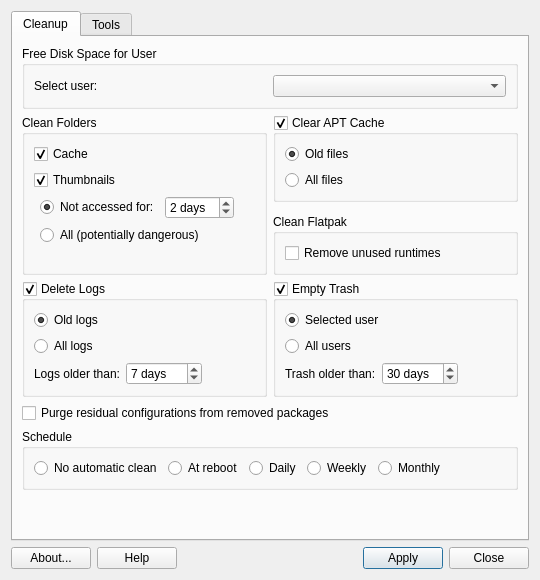
<?xml version="1.0" encoding="UTF-8"?>
<ui version="4.0">
 <class>MainWindow</class>
 <widget class="QDialog" name="MainWindow">
  <property name="geometry">
   <rect>
    <x>0</x>
    <y>0</y>
    <width>540</width>
    <height>580</height>
   </rect>
  </property>
  <property name="windowTitle">
   <string>Linux Cleaner</string>
  </property>
  <layout class="QVBoxLayout">
   <item>
    <widget class="QTabWidget" name="tabWidget">
     <property name="currentIndex">
      <number>0</number>
     </property>
     <widget class="QWidget" name="tabMain">
      <attribute name="title">
       <string>Cleanup</string>
      </attribute>
      <layout class="QGridLayout" name="mainTabLayout">
       <item row="6" column="1">
        <widget class="QGroupBox" name="groupBoxTrash">
         <property name="sizePolicy">
          <sizepolicy hsizetype="Expanding" vsizetype="Preferred">
           <horstretch>0</horstretch>
           <verstretch>0</verstretch>
          </sizepolicy>
         </property>
         <property name="title">
          <string>Empty Trash</string>
         </property>
         <property name="checkable">
          <bool>true</bool>
         </property>
         <layout class="QGridLayout">
          <item row="2" column="0">
           <widget class="QLabel" name="labelTrashOlder">
            <property name="text">
             <string>Trash older than:</string>
            </property>
           </widget>
          </item>
          <item row="1" column="0" colspan="3">
           <widget class="QRadioButton" name="radioAllUsers">
            <property name="sizePolicy">
             <sizepolicy hsizetype="Expanding" vsizetype="Fixed">
              <horstretch>0</horstretch>
              <verstretch>0</verstretch>
             </sizepolicy>
            </property>
            <property name="text">
             <string>All users</string>
            </property>
            <attribute name="buttonGroup">
             <string notr="true">buttonGroupTrash</string>
            </attribute>
           </widget>
          </item>
          <item row="2" column="2">
           <spacer>
            <property name="orientation">
             <enum>Qt::Horizontal</enum>
            </property>
            <property name="sizeHint" stdset="0">
             <size>
              <width>0</width>
              <height>0</height>
             </size>
            </property>
           </spacer>
          </item>
          <item row="0" column="0" colspan="3">
           <widget class="QRadioButton" name="radioSelectedUser">
            <property name="sizePolicy">
             <sizepolicy hsizetype="Expanding" vsizetype="Fixed">
              <horstretch>0</horstretch>
              <verstretch>0</verstretch>
             </sizepolicy>
            </property>
            <property name="autoFillBackground">
             <bool>false</bool>
            </property>
            <property name="text">
             <string>Selected user</string>
            </property>
            <property name="checked">
             <bool>true</bool>
            </property>
            <attribute name="buttonGroup">
             <string notr="true">buttonGroupTrash</string>
            </attribute>
           </widget>
          </item>
          <item row="2" column="1">
           <widget class="QSpinBox" name="spinBoxTrash">
            <property name="suffix">
             <string> days</string>
            </property>
            <property name="maximum">
             <number>365</number>
            </property>
            <property name="value">
             <number>30</number>
            </property>
           </widget>
          </item>
         </layout>
        </widget>
       </item>
       <item row="4" column="1">
        <widget class="QGroupBox" name="groupBoxFlatpak">
         <property name="sizePolicy">
          <sizepolicy hsizetype="Expanding" vsizetype="Preferred">
           <horstretch>0</horstretch>
           <verstretch>0</verstretch>
          </sizepolicy>
         </property>
         <property name="title">
          <string>Clean Flatpak</string>
         </property>
         <layout class="QVBoxLayout">
          <item>
           <widget class="QCheckBox" name="checkFlatpak">
            <property name="text">
             <string>Remove unused runtimes</string>
            </property>
           </widget>
          </item>
         </layout>
        </widget>
       </item>
       <item row="8" column="0" colspan="2">
        <widget class="QGroupBox" name="groupBoxSchedule">
         <property name="title">
          <string>Schedule</string>
         </property>
         <property name="checkable">
          <bool>false</bool>
         </property>
         <property name="checked">
          <bool>false</bool>
         </property>
         <layout class="QHBoxLayout">
          <item>
           <widget class="QRadioButton" name="radioNone">
            <property name="text">
             <string>No automatic clean</string>
            </property>
           </widget>
          </item>
          <item>
           <widget class="QRadioButton" name="radioReboot">
            <property name="text">
             <string>At reboot</string>
            </property>
           </widget>
          </item>
          <item>
           <widget class="QRadioButton" name="radioDaily">
            <property name="text">
             <string>Daily</string>
            </property>
           </widget>
          </item>
          <item>
           <widget class="QRadioButton" name="radioWeekly">
            <property name="text">
             <string>Weekly</string>
            </property>
           </widget>
          </item>
          <item>
           <widget class="QRadioButton" name="radioMonthly">
            <property name="text">
             <string>Monthly</string>
            </property>
           </widget>
          </item>
          <item>
           <spacer>
            <property name="orientation">
             <enum>Qt::Horizontal</enum>
            </property>
            <property name="sizeHint" stdset="0">
             <size>
              <width>0</width>
              <height>0</height>
             </size>
            </property>
           </spacer>
          </item>
         </layout>
        </widget>
       </item>
       <item row="2" column="1">
        <widget class="QGroupBox" name="groupBoxApt">
         <property name="sizePolicy">
          <sizepolicy hsizetype="Expanding" vsizetype="Preferred">
           <horstretch>0</horstretch>
           <verstretch>0</verstretch>
          </sizepolicy>
         </property>
         <property name="title">
          <string>Clear APT Cache</string>
         </property>
         <property name="checkable">
          <bool>true</bool>
         </property>
         <layout class="QVBoxLayout">
          <item>
           <widget class="QRadioButton" name="radioAutoClean">
            <property name="sizePolicy">
             <sizepolicy hsizetype="Expanding" vsizetype="Fixed">
              <horstretch>0</horstretch>
              <verstretch>0</verstretch>
             </sizepolicy>
            </property>
            <property name="text">
             <string>Old files</string>
            </property>
            <property name="checked">
             <bool>true</bool>
            </property>
            <attribute name="buttonGroup">
             <string notr="true">buttonGroupApt</string>
            </attribute>
           </widget>
          </item>
          <item>
           <widget class="QRadioButton" name="radioClean">
            <property name="sizePolicy">
             <sizepolicy hsizetype="Expanding" vsizetype="Fixed">
              <horstretch>0</horstretch>
              <verstretch>0</verstretch>
             </sizepolicy>
            </property>
            <property name="text">
             <string>All files</string>
            </property>
            <attribute name="buttonGroup">
             <string notr="true">buttonGroupApt</string>
            </attribute>
           </widget>
          </item>
         </layout>
        </widget>
       </item>
       <item row="6" column="0">
        <widget class="QGroupBox" name="groupBoxLogs">
         <property name="sizePolicy">
          <sizepolicy hsizetype="Expanding" vsizetype="Preferred">
           <horstretch>0</horstretch>
           <verstretch>0</verstretch>
          </sizepolicy>
         </property>
         <property name="title">
          <string>Delete Logs</string>
         </property>
         <property name="checkable">
          <bool>true</bool>
         </property>
         <layout class="QGridLayout">
          <item row="1" column="0">
           <widget class="QRadioButton" name="radioAllLogs">
            <property name="sizePolicy">
             <sizepolicy hsizetype="Expanding" vsizetype="Fixed">
              <horstretch>0</horstretch>
              <verstretch>0</verstretch>
             </sizepolicy>
            </property>
            <property name="text">
             <string>All logs</string>
            </property>
            <property name="checked">
             <bool>false</bool>
            </property>
            <property name="autoExclusive">
             <bool>true</bool>
            </property>
            <attribute name="buttonGroup">
             <string notr="true">buttonGroupLogs</string>
            </attribute>
           </widget>
          </item>
          <item row="2" column="1">
           <widget class="QSpinBox" name="spinBoxLogs">
            <property name="suffix">
             <string> days</string>
            </property>
            <property name="prefix">
             <string/>
            </property>
            <property name="minimum">
             <number>0</number>
            </property>
            <property name="maximum">
             <number>365</number>
            </property>
            <property name="value">
             <number>7</number>
            </property>
           </widget>
          </item>
          <item row="2" column="2">
           <spacer>
            <property name="orientation">
             <enum>Qt::Horizontal</enum>
            </property>
            <property name="sizeHint" stdset="0">
             <size>
              <width>0</width>
              <height>0</height>
             </size>
            </property>
           </spacer>
          </item>
          <item row="2" column="0">
           <widget class="QLabel" name="labelLogsOlder">
            <property name="text">
             <string>Logs older than:</string>
            </property>
           </widget>
          </item>
          <item row="0" column="0">
           <widget class="QRadioButton" name="radioOldLogs">
            <property name="sizePolicy">
             <sizepolicy hsizetype="Expanding" vsizetype="Fixed">
              <horstretch>0</horstretch>
              <verstretch>0</verstretch>
             </sizepolicy>
            </property>
            <property name="text">
             <string>Old logs</string>
            </property>
            <property name="checked">
             <bool>true</bool>
            </property>
            <property name="autoExclusive">
             <bool>true</bool>
            </property>
            <attribute name="buttonGroup">
             <string notr="true">buttonGroupLogs</string>
            </attribute>
           </widget>
          </item>
         </layout>
        </widget>
       </item>
       <item row="2" column="0" rowspan="3">
        <widget class="QGroupBox" name="groupBoxFolders">
         <property name="sizePolicy">
          <sizepolicy hsizetype="Expanding" vsizetype="Preferred">
           <horstretch>0</horstretch>
           <verstretch>0</verstretch>
          </sizepolicy>
         </property>
         <property name="title">
          <string>Clean Folders</string>
         </property>
         <layout class="QGridLayout">
          <item row="0" column="0" colspan="4">
           <widget class="QCheckBox" name="checkCache">
            <property name="sizePolicy">
             <sizepolicy hsizetype="Expanding" vsizetype="Fixed">
              <horstretch>0</horstretch>
              <verstretch>0</verstretch>
             </sizepolicy>
            </property>
            <property name="text">
             <string>Cache</string>
            </property>
            <property name="checked">
             <bool>true</bool>
            </property>
           </widget>
          </item>
          <item row="4" column="2">
           <spacer>
            <property name="orientation">
             <enum>Qt::Vertical</enum>
            </property>
            <property name="sizeHint" stdset="0">
             <size>
              <width>0</width>
              <height>0</height>
             </size>
            </property>
           </spacer>
          </item>
          <item row="1" column="0" colspan="4">
           <widget class="QCheckBox" name="checkThumbs">
            <property name="sizePolicy">
             <sizepolicy hsizetype="Expanding" vsizetype="Fixed">
              <horstretch>0</horstretch>
              <verstretch>0</verstretch>
             </sizepolicy>
            </property>
            <property name="text">
             <string>Thumbnails</string>
            </property>
            <property name="checked">
             <bool>true</bool>
            </property>
           </widget>
          </item>
          <item row="2" column="3">
           <spacer>
            <property name="orientation">
             <enum>Qt::Horizontal</enum>
            </property>
            <property name="sizeHint" stdset="0">
             <size>
              <width>0</width>
              <height>0</height>
             </size>
            </property>
           </spacer>
          </item>
          <item row="2" column="1">
           <widget class="QRadioButton" name="radioSaferCache">
            <property name="text">
             <string>Not accessed for:</string>
            </property>
            <property name="checked">
             <bool>true</bool>
            </property>
           </widget>
          </item>
          <item row="2" column="2">
           <widget class="QSpinBox" name="spinCache">
            <property name="suffix">
             <string> days</string>
            </property>
            <property name="minimum">
             <number>1</number>
            </property>
            <property name="value">
             <number>2</number>
            </property>
           </widget>
          </item>
          <item row="3" column="1" colspan="2">
           <widget class="QRadioButton" name="radioAllCache">
            <property name="text">
             <string>All (potentially dangerous)</string>
            </property>
           </widget>
          </item>
         </layout>
        </widget>
       </item>
       <item row="0" column="0" colspan="2">
        <widget class="QGroupBox" name="groupBoxUser">
         <property name="sizePolicy">
          <sizepolicy hsizetype="Expanding" vsizetype="Preferred">
           <horstretch>0</horstretch>
           <verstretch>0</verstretch>
          </sizepolicy>
         </property>
         <property name="title">
          <string>Free Disk Space for User</string>
         </property>
         <layout class="QHBoxLayout">
          <item>
           <widget class="QLabel" name="labelUserClean">
            <property name="sizePolicy">
             <sizepolicy hsizetype="Expanding" vsizetype="Preferred">
              <horstretch>0</horstretch>
              <verstretch>0</verstretch>
             </sizepolicy>
            </property>
            <property name="toolTip">
             <string>Select user to repair</string>
            </property>
            <property name="text">
             <string>Select user:</string>
            </property>
           </widget>
          </item>
          <item>
           <widget class="QComboBox" name="comboUserClean">
            <property name="sizePolicy">
             <sizepolicy hsizetype="Expanding" vsizetype="Minimum">
              <horstretch>0</horstretch>
              <verstretch>0</verstretch>
             </sizepolicy>
            </property>
            <property name="toolTip">
             <string>Select user to repair</string>
            </property>
           </widget>
          </item>
         </layout>
        </widget>
       </item>
       <item row="9" column="0" colspan="2">
        <spacer>
         <property name="orientation">
          <enum>Qt::Vertical</enum>
         </property>
         <property name="sizeHint" stdset="0">
          <size>
           <width>0</width>
           <height>0</height>
          </size>
         </property>
        </spacer>
       </item>
       <item row="10" column="0">
        <spacer name="verticalSpacer">
         <property name="orientation">
          <enum>Qt::Vertical</enum>
         </property>
         <property name="sizeHint" stdset="0">
          <size>
           <width>20</width>
           <height>0</height>
          </size>
         </property>
        </spacer>
       </item>
       <item row="7" column="0" colspan="2">
        <widget class="QCheckBox" name="checkPurge">
         <property name="text">
          <string>Purge residual configurations from removed packages</string>
         </property>
        </widget>
       </item>
      </layout>
     </widget>
     <widget class="QWidget" name="tabTools">
      <attribute name="title">
       <string>Tools</string>
      </attribute>
      <layout class="QVBoxLayout" name="toolsTabLayout">
       <item>
        <widget class="QGroupBox" name="groupBoxKernel">
         <property name="title">
          <string>Removal Tools</string>
         </property>
         <layout class="QVBoxLayout">
          <item>
           <widget class="QPushButton" name="pushRTLremove">
            <property name="text">
             <string>Remove unused WiFi drivers</string>
            </property>
            <property name="icon">
             <iconset theme="list-remove"/>
            </property>
            <property name="autoDefault">
             <bool>false</bool>
            </property>
           </widget>
          </item>
          <item>
           <widget class="QPushButton" name="pushKernel">
            <property name="sizePolicy">
             <sizepolicy hsizetype="Minimum" vsizetype="Preferred">
              <horstretch>0</horstretch>
              <verstretch>0</verstretch>
             </sizepolicy>
            </property>
            <property name="text">
             <string>List and select kernels to remove</string>
            </property>
            <property name="icon">
             <iconset theme="view-list"/>
            </property>
            <property name="autoDefault">
             <bool>false</bool>
            </property>
           </widget>
          </item>
          <item>
           <widget class="QPushButton" name="pushRemoveManuals">
            <property name="text">
             <string>Remove system manuals for languages other than default</string>
            </property>
            <property name="icon">
             <iconset theme="text-x-generic"/>
            </property>
            <property name="autoDefault">
             <bool>false</bool>
            </property>
           </widget>
          </item>
         </layout>
        </widget>
       </item>
       <item>
        <widget class="QGroupBox" name="groupBoxUsage">
         <property name="sizePolicy">
          <sizepolicy hsizetype="Expanding" vsizetype="Preferred">
           <horstretch>0</horstretch>
           <verstretch>0</verstretch>
          </sizepolicy>
         </property>
         <property name="title">
          <string>Graphical Tool for Analyzing Disk Usage</string>
         </property>
         <layout class="QHBoxLayout">
          <item>
           <widget class="QPushButton" name="pushUsageAnalyzer">
            <property name="sizePolicy">
             <sizepolicy hsizetype="Minimum" vsizetype="Preferred">
              <horstretch>0</horstretch>
              <verstretch>0</verstretch>
             </sizepolicy>
            </property>
            <property name="text">
             <string>Run Disk Usage Analyzer</string>
            </property>
            <property name="icon">
             <iconset theme="baobab"/>
            </property>
            <property name="autoDefault">
             <bool>false</bool>
            </property>
           </widget>
          </item>
         </layout>
        </widget>
       </item>
       <item>
        <spacer>
         <property name="orientation">
          <enum>Qt::Vertical</enum>
         </property>
         <property name="sizeHint" stdset="0">
          <size>
           <width>0</width>
           <height>0</height>
          </size>
         </property>
        </spacer>
       </item>
      </layout>
     </widget>
    </widget>
   </item>
   <item>
    <layout class="QHBoxLayout" name="buttonBar">
     <item>
      <widget class="QPushButton" name="pushAbout">
       <property name="sizePolicy">
        <sizepolicy hsizetype="Minimum" vsizetype="Preferred">
         <horstretch>0</horstretch>
         <verstretch>0</verstretch>
        </sizepolicy>
       </property>
       <property name="toolTip">
        <string>About this application</string>
       </property>
       <property name="text">
        <string>About...</string>
       </property>
       <property name="icon">
        <iconset theme="help-about"/>
       </property>
       <property name="shortcut">
        <string>Alt+B</string>
       </property>
       <property name="autoDefault">
        <bool>false</bool>
       </property>
      </widget>
     </item>
     <item>
      <widget class="QPushButton" name="pushHelp">
       <property name="sizePolicy">
        <sizepolicy hsizetype="Minimum" vsizetype="Preferred">
         <horstretch>0</horstretch>
         <verstretch>0</verstretch>
        </sizepolicy>
       </property>
       <property name="toolTip">
        <string>Display help </string>
       </property>
       <property name="text">
        <string>Help</string>
       </property>
       <property name="icon">
        <iconset theme="help-contents"/>
       </property>
       <property name="shortcut">
        <string>Alt+H</string>
       </property>
       <property name="autoDefault">
        <bool>false</bool>
       </property>
      </widget>
     </item>
     <item>
      <spacer>
       <property name="orientation">
        <enum>Qt::Horizontal</enum>
       </property>
       <property name="sizeHint" stdset="0">
        <size>
         <width>0</width>
         <height>0</height>
        </size>
       </property>
      </spacer>
     </item>
     <item>
      <widget class="QLabel" name="labelLogo">
       <property name="maximumSize">
        <size>
         <width>32</width>
         <height>32</height>
        </size>
       </property>
       <property name="midLineWidth">
        <number>0</number>
       </property>
       <property name="text">
        <string/>
       </property>
       <property name="pixmap">
        <pixmap resource="images.qrc">:/icons/images/logo.svg</pixmap>
       </property>
       <property name="scaledContents">
        <bool>true</bool>
       </property>
      </widget>
     </item>
     <item>
      <spacer>
       <property name="orientation">
        <enum>Qt::Horizontal</enum>
       </property>
       <property name="sizeHint" stdset="0">
        <size>
         <width>0</width>
         <height>0</height>
        </size>
       </property>
      </spacer>
     </item>
     <item>
      <widget class="QPushButton" name="pushApply">
       <property name="sizePolicy">
        <sizepolicy hsizetype="Minimum" vsizetype="Preferred">
         <horstretch>0</horstretch>
         <verstretch>0</verstretch>
        </sizepolicy>
       </property>
       <property name="text">
        <string>Apply</string>
       </property>
       <property name="icon">
        <iconset theme="dialog-ok"/>
       </property>
       <property name="shortcut">
        <string/>
       </property>
       <property name="autoDefault">
        <bool>false</bool>
       </property>
       <property name="default">
        <bool>true</bool>
       </property>
      </widget>
     </item>
     <item>
      <widget class="QPushButton" name="pushCancel">
       <property name="sizePolicy">
        <sizepolicy hsizetype="Minimum" vsizetype="Preferred">
         <horstretch>0</horstretch>
         <verstretch>0</verstretch>
        </sizepolicy>
       </property>
       <property name="toolTip">
        <string>Quit application</string>
       </property>
       <property name="text">
        <string>Close</string>
       </property>
       <property name="icon">
        <iconset theme="window-close"/>
       </property>
       <property name="shortcut">
        <string>Alt+N</string>
       </property>
       <property name="autoDefault">
        <bool>false</bool>
       </property>
      </widget>
     </item>
    </layout>
   </item>
  </layout>
 </widget>
 <tabstops>
  <tabstop>tabWidget</tabstop>
  <tabstop>comboUserClean</tabstop>
  <tabstop>checkCache</tabstop>
  <tabstop>checkThumbs</tabstop>
  <tabstop>radioSaferCache</tabstop>
  <tabstop>spinCache</tabstop>
  <tabstop>radioAllCache</tabstop>
  <tabstop>groupBoxApt</tabstop>
  <tabstop>radioAutoClean</tabstop>
  <tabstop>radioClean</tabstop>
  <tabstop>checkFlatpak</tabstop>
  <tabstop>groupBoxLogs</tabstop>
  <tabstop>radioOldLogs</tabstop>
  <tabstop>radioAllLogs</tabstop>
  <tabstop>spinBoxLogs</tabstop>
  <tabstop>groupBoxTrash</tabstop>
  <tabstop>radioSelectedUser</tabstop>
  <tabstop>radioAllUsers</tabstop>
  <tabstop>spinBoxTrash</tabstop>
  <tabstop>radioNone</tabstop>
  <tabstop>radioReboot</tabstop>
  <tabstop>radioDaily</tabstop>
  <tabstop>radioWeekly</tabstop>
  <tabstop>radioMonthly</tabstop>
  <tabstop>pushRTLremove</tabstop>
  <tabstop>pushKernel</tabstop>
  <tabstop>pushUsageAnalyzer</tabstop>
  <tabstop>pushAbout</tabstop>
  <tabstop>pushHelp</tabstop>
  <tabstop>pushApply</tabstop>
  <tabstop>pushCancel</tabstop>
 </tabstops>
 <resources>
  <include location="images.qrc"/>
 </resources>
 <connections/>
 <buttongroups>
  <buttongroup name="buttonGroupLogs"/>
  <buttongroup name="buttonGroupApt"/>
  <buttongroup name="buttonGroupTrash"/>
 </buttongroups>
</ui>
